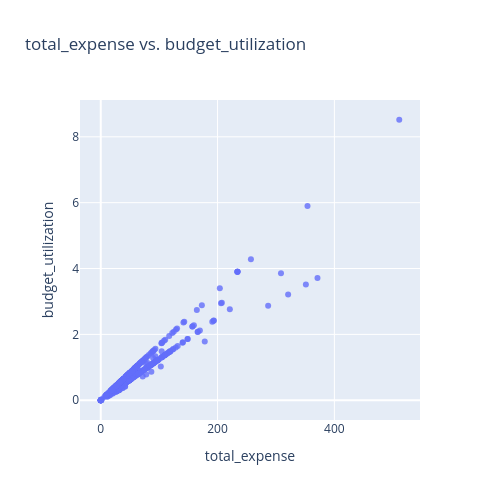

Write notebook code for a chart like this one.
### Markdown cell above
#### Money Features

### Code cell
corr_check(df_fin, 'total_expense', 'budget_utilization')

### Figure 1 — Plotly figure (JSON) as saved in the notebook; plotly's stock layout.template omitted (floating-point values rounded to 4 significant figures; data arrays with more than 128 entries replaced by an {"elided": "..."} marker saying what was removed)
{"data": [{"hovertemplate": "total_expense=%{x}<br>budget_utilization=%{y}<extra></extra>", "legendgroup": "", "marker": {"color": "#636efa", "opacity": 0.8, "symbol": "circle"}, "mode": "markers", "name": "", "orientation": "v", "showlegend": false, "type": "scatter", "x": {"elided": "429 float values"}, "xaxis": "x", "y": {"elided": "429 float values"}, "yaxis": "y"}], "layout": {"height": 500, "legend": {"tracegroupgap": 0}, "title": {"text": "total_expense vs. budget_utilization"}, "width": 500, "xaxis": {"anchor": "y", "domain": [0, 1], "title": {"text": "total_expense"}}, "yaxis": {"anchor": "x", "domain": [0, 1], "title": {"text": "budget_utilization"}}}}
